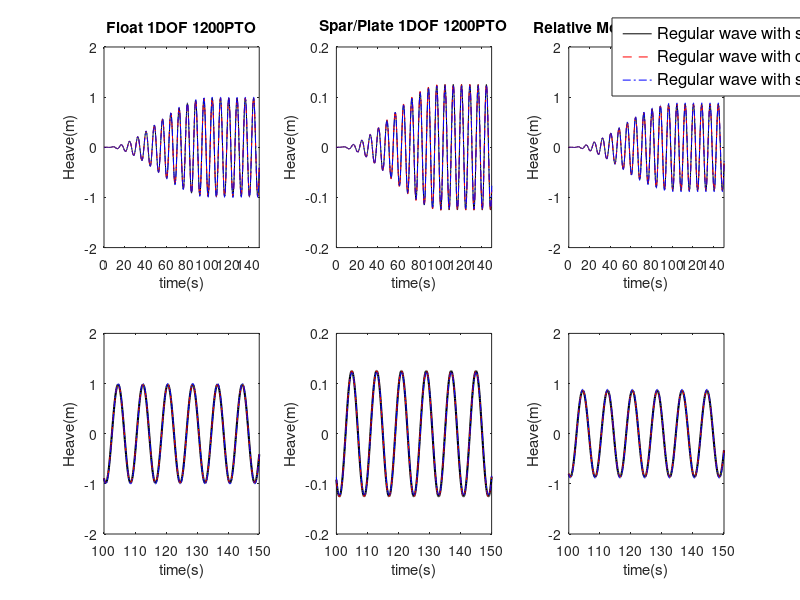

The MATLAB source for this figure:
%%%%%%%%%%%%%%%%%%%%%%%%%%%%%%%%%%%%%%%%%%%%%%%%%%%%%%%%%%%%%%%%%%%%%%%%%%%
% Copyright 2014 the National Renewable Energy Laboratory and Sandia Corporation
% 
% Licensed under the Apache License, Version 2.0 (the "License");
% you may not use this file except in compliance with the License.
% You may obtain a copy of the License at
% 
%     http://www.apache.org/licenses/LICENSE-2.0
% 
% Unless required by applicable law or agreed to in writing, software
% distributed under the License is distributed on an "AS IS" BASIS,
% WITHOUT WARRANTIES OR CONDITIONS OF ANY KIND, either express or implied.
% See the License for the specific language governing permissions and
% limitations under the License.
%%%%%%%%%%%%%%%%%%%%%%%%%%%%%%%%%%%%%%%%%%%%%%%%%%%%%%%%%%%%%%%%%%%%%%%%%%%
%% Load Data
load('regular.mat')       % Load WEC-Sim Run Data
load('regularCIC.mat')    % Load WEC-Sim Run Data
load('regularSS.mat')     % Load WEC-Sim Run Data

fprintf('\nRegular wave with sinusoidal assumption')
fprintf(['\nBody1_Heave Max Diff = ' num2str(regular.B1_H_max) ...
    ' m at time = ' num2str(regular.B1.WEC_Sim_org.time(regular.B1_H_I)) 's\n'])
fprintf(['Body2_Heave Max Diff = ' num2str(regular.B2_H_max) ...
    ' m at time = ' num2str(regular.B2.WEC_Sim_org.time(regular.B2_H_I)) 's\n'])
fprintf(['Relative_Heave Max Diff = ' num2str(regular.Rel_H_max) ...
    ' m at time = ' num2str(regular.Rel.WEC_Sim_org.time(regular.Rel_H_I)) 's\n'])

fprintf('\nRegular wave with convolution Integral')
fprintf(['\nBody1_Heave Max Diff = ' num2str(regularCIC.B1_H_max) ...
    ' m at time = ' num2str(regularCIC.B1.WEC_Sim_org.time(regularCIC.B1_H_I)) 's\n'])
fprintf(['Body2_Heave Max Diff = ' num2str(regularCIC.B2_H_max) ...
    ' m at time = ' num2str(regularCIC.B2.WEC_Sim_org.time(regularCIC.B2_H_I)) 's\n'])
fprintf(['Relative_Heave Max Diff = ' num2str(regularCIC.Rel_H_max) ...
    ' m at time = ' num2str(regularCIC.Rel.WEC_Sim_org.time(regularCIC.Rel_H_I)) 's\n'])

fprintf('\nRegular wave with state space')
fprintf(['\nBody1_Heave Max Diff = ' num2str(regularSS.B1_H_max) ...
    ' m at time = ' num2str(regularSS.B1.WEC_Sim_org.time(regularSS.B1_H_I)) 's\n'])
fprintf(['Body2_Heave Max Diff = ' num2str(regularSS.B2_H_max) ...
    ' m at time = ' num2str(regularSS.B2.WEC_Sim_org.time(regularSS.B2_H_I)) 's\n'])
fprintf(['Relative_Heave Max Diff = ' num2str(regularSS.Rel_H_max) ...
    ' m at time = ' num2str(regularSS.Rel.WEC_Sim_org.time(regularSS.Rel_H_I)) 's\n'])

%% Plot Heave Comparisons
h=figure('units','normalized','outerposition',[0 0 1 1]);
% First Row = All simulations, all times
% Second Row = All simulations, t=350-400s
% Third Row = Original and New WEC-Sim runs only, t=350-400s

%First Column: Body 1 Heave
startTime = 100;
subplot(2,3,1)
plot(   regular.B1.WEC_Sim_new.time,   regular.B1.WEC_Sim_new.heave,'k-',...
     regularCIC.B1.WEC_Sim_new.time,regularCIC.B1.WEC_Sim_new.heave,'r--',...
      regularSS.B1.WEC_Sim_new.time, regularSS.B1.WEC_Sim_new.heave,'b-.')
xlabel('time(s)')
ylabel('Heave(m)')
title('Float 1DOF 1200PTO')
xlim([0 150])
ylim([-2 2])

subplot(2,3,4)
m=plot(   regular.B1.WEC_Sim_org.time(find(    regular.B1.WEC_Sim_org.time==startTime):end),...
          regular.B1.WEC_Sim_org.heave(find(   regular.B1.WEC_Sim_org.time==startTime):end),'k-',...
       regularCIC.B1.WEC_Sim_new.time(find( regularCIC.B1.WEC_Sim_new.time==startTime):end),...
       regularCIC.B1.WEC_Sim_new.heave(find(regularCIC.B1.WEC_Sim_new.time==startTime):end),'r--',...
        regularSS.B1.WEC_Sim_new.time(find(  regularSS.B1.WEC_Sim_new.time==startTime):end),...
        regularSS.B1.WEC_Sim_new.heave(find( regularSS.B1.WEC_Sim_new.time==startTime):end),'b-.');
a=get(m(1),'LineWidth')+1;
set(m(1),'LineWidth',a)
xlabel('time(s)')
ylabel('Heave(m)')
xlim([100 150])
ylim([-2 2])

%Second Column: Body 2 Heave
subplot(2,3,2)
plot(   regular.B2.WEC_Sim_new.time,   regular.B2.WEC_Sim_new.heave,'k-',...
     regularCIC.B2.WEC_Sim_new.time,regularCIC.B2.WEC_Sim_new.heave,'r--',...
      regularSS.B2.WEC_Sim_new.time, regularSS.B2.WEC_Sim_new.heave,'b-.')
xlabel('time(s)')
ylabel('Heave(m)')
title('Spar/Plate 1DOF 1200PTO')
xlim([0 150])
ylim([-0.2 0.2])

subplot(2,3,5)
m=plot(   regular.B2.WEC_Sim_org.time(find(    regular.B2.WEC_Sim_org.time==startTime):end),...
          regular.B2.WEC_Sim_org.heave(find(   regular.B2.WEC_Sim_org.time==startTime):end),'k-',...
       regularCIC.B2.WEC_Sim_new.time(find( regularCIC.B2.WEC_Sim_new.time==startTime):end),...
       regularCIC.B2.WEC_Sim_new.heave(find(regularCIC.B2.WEC_Sim_new.time==startTime):end),'r--',...
        regularSS.B2.WEC_Sim_new.time(find(  regularSS.B2.WEC_Sim_new.time==startTime):end),...
        regularSS.B2.WEC_Sim_new.heave(find( regularSS.B2.WEC_Sim_new.time==startTime):end),'b-.');
a=get(m(1),'LineWidth')+1;
set(m(1),'LineWidth',a)
xlabel('time(s)')
ylabel('Heave(m)')
xlim([100 150])
ylim([-0.2 0.2])

%Third Column: Relative Heave
subplot(2,3,3)
plot(   regular.Rel.WEC_Sim_new.time,   regular.Rel.WEC_Sim_new.heave,'k-',...
     regularCIC.Rel.WEC_Sim_new.time,regularCIC.Rel.WEC_Sim_new.heave,'r--',...
      regularSS.Rel.WEC_Sim_new.time, regularSS.Rel.WEC_Sim_new.heave,'b-.')
xlabel('time(s)')
ylabel('Heave(m)')
title('Relative Motion 1DOF 1200PTO')
xlim([0 150])
ylim([-2 2])
l=legend('Regular wave with sinusoidal assumption','Regular wave with convolution Integral','Regular wave with state space');
set(l,'Position',[0.765 0.84 0.07 0.07],'Units','normalized',...
    'FontSize',12);

subplot(2,3,6)
m=plot(   regular.Rel.WEC_Sim_org.time(find(    regular.Rel.WEC_Sim_org.time==startTime):end),...
          regular.Rel.WEC_Sim_org.heave(find(   regular.Rel.WEC_Sim_org.time==startTime):end),'k-',...
       regularCIC.Rel.WEC_Sim_new.time(find( regularCIC.Rel.WEC_Sim_new.time==startTime):end),...
       regularCIC.Rel.WEC_Sim_new.heave(find(regularCIC.Rel.WEC_Sim_new.time==startTime):end),'r--',...
        regularSS.Rel.WEC_Sim_new.time(find(  regularSS.Rel.WEC_Sim_new.time==startTime):end),...
        regularSS.Rel.WEC_Sim_new.heave(find( regularSS.Rel.WEC_Sim_new.time==startTime):end),'b-.');
a=get(m(1),'LineWidth')+1;
set(m(1),'LineWidth',a)
xlabel('time(s)')
ylabel('Heave(m)')
xlim([100 150])
ylim([-2 2])

clear a h l m B1_H_Tolerance B2_H_Tolerance Rel_H_Tolerance str1 str2
